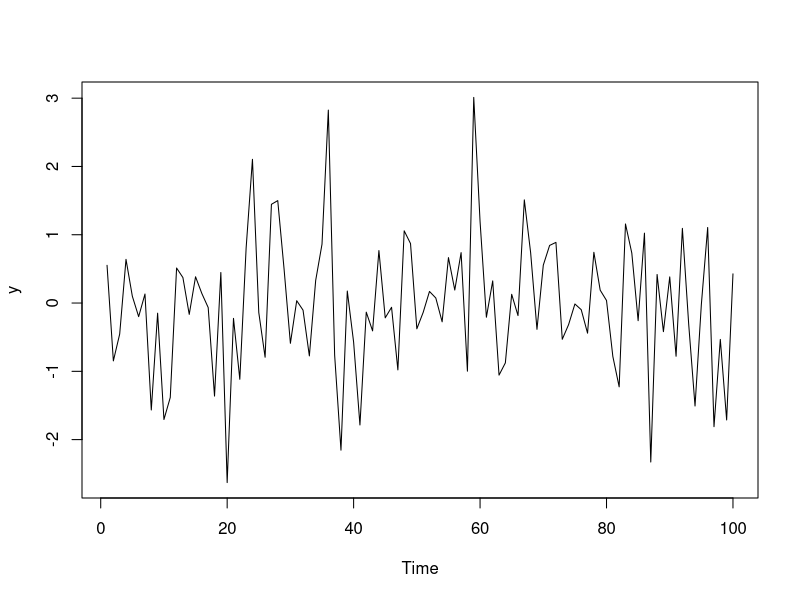
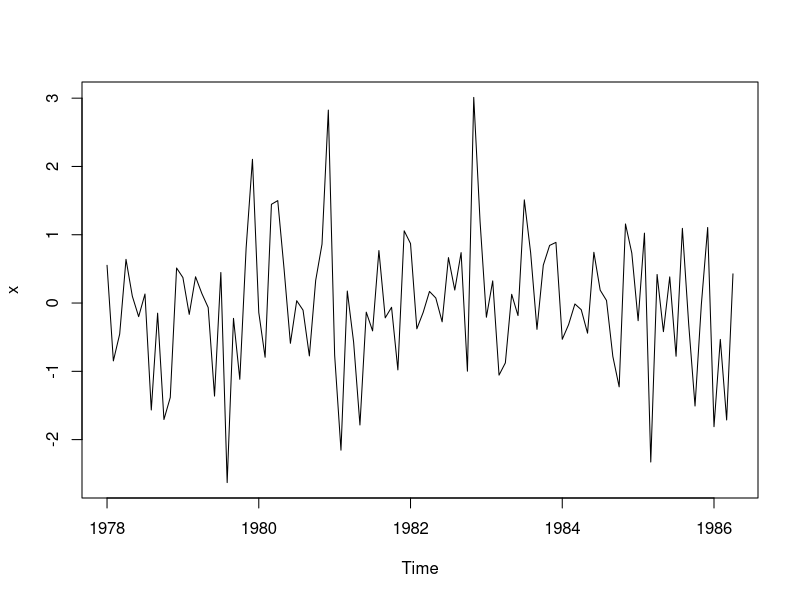
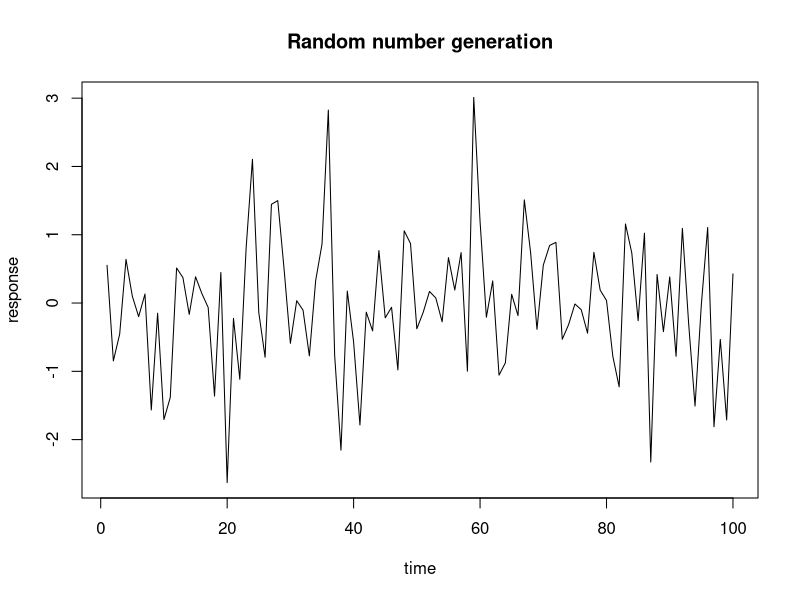
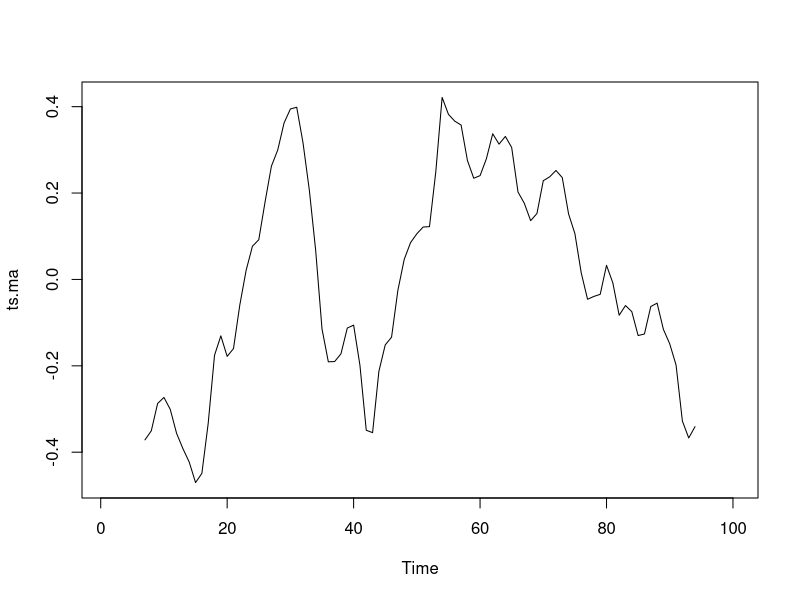
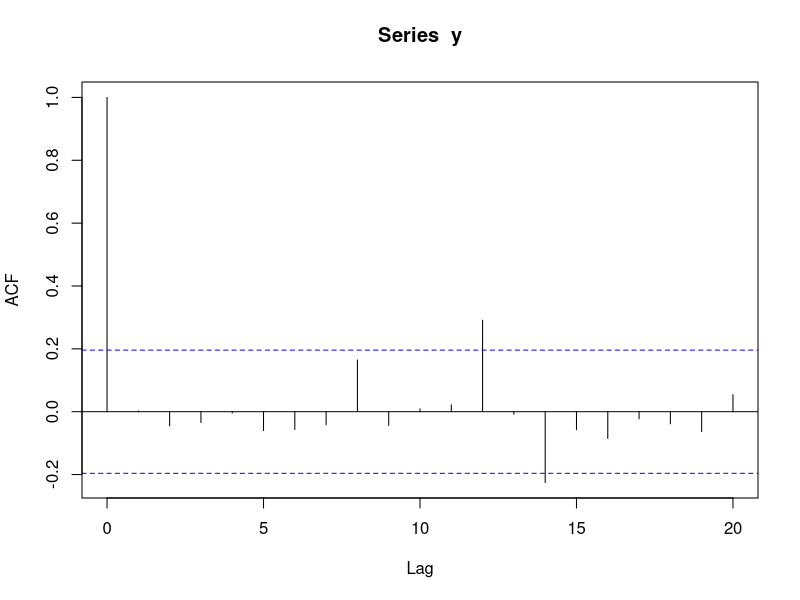
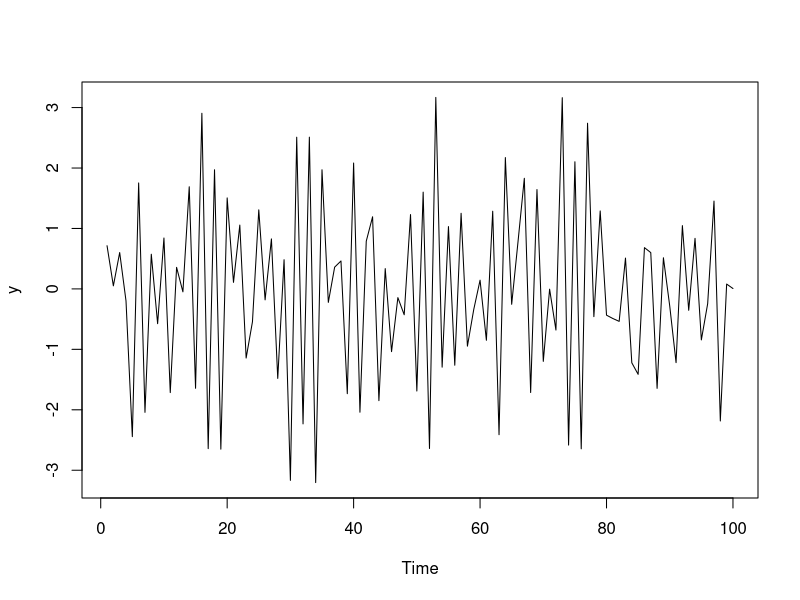
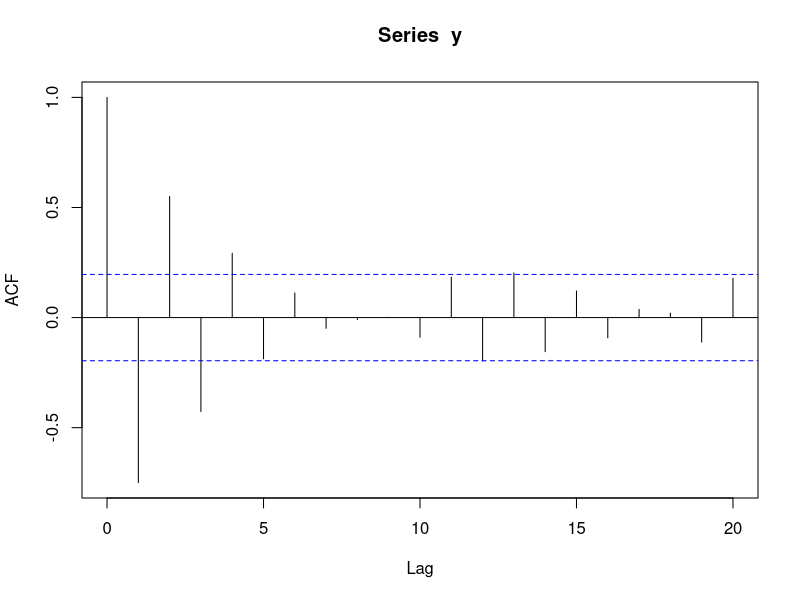
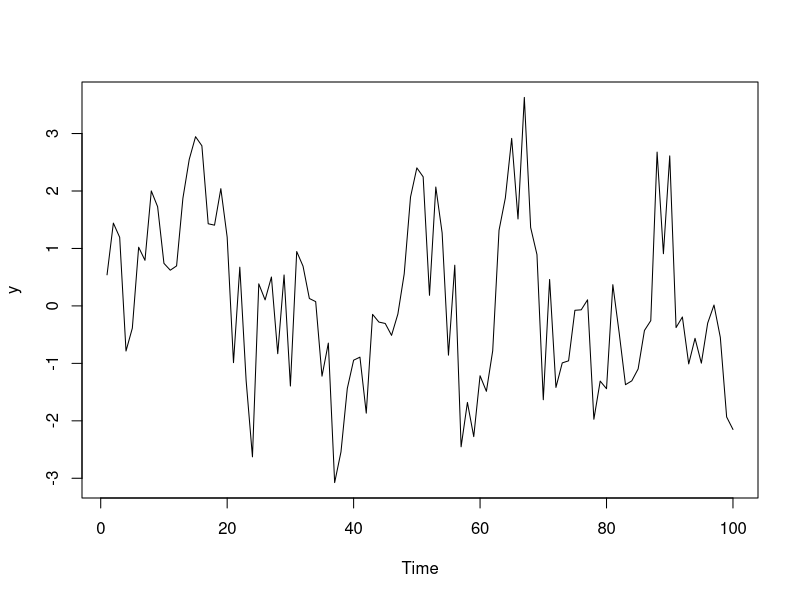

Write the R code that produced these figures, in order.
data <- rnorm(100,0,1)
y <- ts(data)
y
x <- ts(data, start=c(1978,1), frequency=12)
x
ts.plot(y)
ts.plot(x)
# add details
ts.plot(y, main="Random number generation", xlab="time",
        ylab="response")

# filter
weights <- c(1/24, rep(1/12,11), 1/24)
ts.ma <- filter(y, filter=weights, sides=2)
ts.plot(ts.ma)

# acf(auto-correlation function)
acf(y)

# Example: An AR(1)process.
# The following Figure shows the acf and a realization of 100 observations from the AR(1) process
# yt = −0.8yt−1 + εt.
y <- arima.sim(100, model=list(ar=-0.8))
ts.plot(y)
acf(y)

# Example: An AR(2) process. 
# Figure 3.2 overleaf shows a realization of the AR(2)
# process yt = 0.5yt−1 + 0.25yt−2 + εt.
y <- arima.sim(100, model=list(ar=c(0.5,0.25)))
ts.plot(y)
acf(y)

# the MA(1) process 
# yt = εt + 0.8εt−1, and the process ACF.
y <- arima.sim(100, model=list(ma=0.8))
ts.plot(y)
acf(y)

# An ARMA(1,1) process.
# a realization of 100 values of the ARMA(1,1) 
# yt = 0.8yt−1 + εt + 0.9εt−1, and the process ACF.
y <- arima.sim(100, model=list(ar=0.8,ma=0.9))
ts.plot(y)
acf(y)


